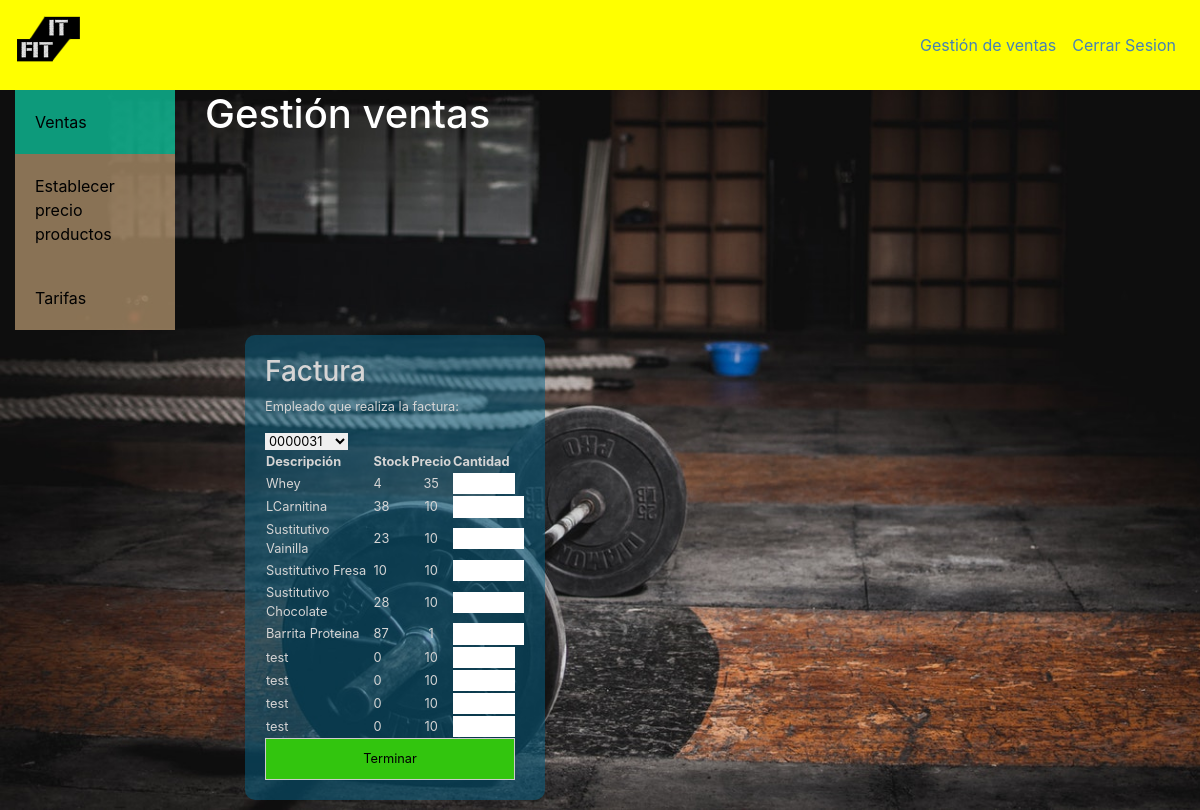
Page /Ventas/Ventas.php on the committed database.
### tables this page shows
CREATE TABLE `productos` (
  `IdProducto` int(11) NOT NULL,
  `Descripcion` varchar(30) DEFAULT NULL,
  `Cantidad` int(11) DEFAULT NULL,
  `Precio` float DEFAULT NULL
);

### Ventas/Ventas.php (the view, shortened to what this page needs)
<!DOCTYPE html>
<html>
    <head>
        <link rel="stylesheet" type="text/css" href="../styles/estilos.css">
        <link rel="stylesheet" type="text/css" href="../styles/form.css">
        <link rel="stylesheet" href="../styles/inicio.css">
        <link rel="stylesheet" href="https://stackpath.bootstrapcdn.com/bootstrap/4.4.1/css/bootstrap.min.css">
    </head>
    <body>
        <nav class="navbar sticky-top navbar-expand-lg navbar-dark header">
            <a href="../inicio.html" class="navbar-brand mr-auto">
                <img src="../img/Logo.png" alt="ITFit" width="64" height="64"/>
            </a>
            <span class="areagestion navbar-text">
                <ul class="navbar-nav">
                    <li class="nav-link">
                        <a class ="enlace" href="#">Gestión de ventas</a>
                    </li>
                    <li class="nav-link">
                        <a class ="enlace" href="../php/logout.php">Cerrar Sesion</a>
                    </li>
                </ul>
            </span>
        </nav>
        <div class="inicio container">
            <div class="row">
                <div class="vertical-menu col-lg-2 col-sm-3">
                    <a href="./Ventas.php" class="active">Ventas</a>
                    <a href="./precios.php">Establecer precio productos</a>
                    <a href="./tarifas.php">Tarifas</a>
                </div>
                <div class="col-lg-6 col-sm-6">
                    <h1>Gestión ventas</h1>
                </div>
            </div>
        </div>
        <div class="row">
            <div class="col-lg-8 col-sm-6">
                <form action="../php/Ventas/realizarVenta.php" method="post">
                    <h3>Factura</h3>
                    <p>Empleado que realiza la factura:</p>
                    <?php
                        $db = mysqli_connect(DB_SERVER,DB_USERNAME,DB_PASSWORD,DB_DATABASE) or die ("<h5>No puedo conectarme a la BD.</h5>");
                        $consulta = "SELECT idEmpleado FROM empleadostrabajan Order By idEmpleado" ;
                        $resultado = mysqli_query( $db, $consulta ) or die ( "Algo ha ido mal en la consulta a la base de datos");
                        echo "<select name=idEmpleado>";
                         while($fila = mysqli_fetch_array($resultado)){
                            echo "<option value=". $fila['idEmpleado'] .">" . $fila['idEmpleado'] . "</option>\n";
                        }
                        echo "</select>";
                        $consulta = "Select * from productos Order By IdProducto" ;
                        $resultado = mysqli_query( $db, $consulta ) or die ( "Algo ha ido mal en la consulta a la base de datos");
                        echo "<table borde='2'>";
                        echo "<tr>";
                        echo "<th>Descripción</th>";
                        echo "<th>Stock</th>";
                        echo "<th>Precio</th>";
                        echo "<th>Cantidad</th>";
                        echo "</tr>";
                        while($fila = mysqli_fetch_array($resultado)){
                            echo "<tr>";
                            echo "<td>" . $fila['Descripcion'] . "</td><td>" . $fila['Cantidad'] ."</td><td style=text-align:center>" . $fila['Precio'] . "</td><td><input name=" . $fila['IdProducto'] . " type=number min=0 max=".$fila['Cantidad']." size=20>"
                            . "</td>";
                            echo "</tr>";
                        }
                        echo "</table>";
                    ?>
                    <input type="submit" class="botton" value="Terminar">
                </form>
            </div>
        </div>
    </body>
</html>

### styles/estilos.css (style rules this page uses)
.vertical-menu { width: 200px; padding-bottom: 5px; }
.vertical-menu a { background-color: rgba(222, 184, 135, 0.596); color:black; display: block; padding: 20px; text-decoration: none; }
.vertical-menu a.active { background-color: rgba(14, 250, 199, 0.596); }

### styles/form.css (style rules this page uses)
form { position: relative; margin:0 auto; font-size: 0.8em; border-radius: 10px; color: rgb(214, 213, 213); width: 300px; padding:20px; background-color: rgba(7, 101, 138, 0.5); margin-bottom: 10px; }
input,select { border:0; }
.botton { border: solid 1px #ccc; width: 250px; padding:10px; background-color: rgba(51, 199, 14, 0.993); }

### styles/inicio.css (style rules this page uses)
nav.header { background-color: yellow; }
li.nav-link a.enlace { color: steelblue; }
body { background-image: url("../img/gimnasio.jpg"); background-color: powderblue; background-attachment: fixed; background-repeat: no-repeat; background-size: cover; }
div.inicio { padding-top: 10%; color: white; }
.inicio.container { margin-left: 0px; padding-top: 0px; }

### rows in the picture
productos: Descripcion "Whey", Cantidad "4", Precio "35"
productos: Descripcion "LCarnitina", Cantidad "38", Precio "10"
productos: Descripcion "Sustitutivo Vainilla", Cantidad "23", Precio "10"
productos: Descripcion "Sustitutivo Fresa", Cantidad "10", Precio "10"
productos: Descripcion "Sustitutivo Chocolate", Cantidad "28", Precio "10"
productos: Descripcion "Barrita Proteina", Cantidad "87", Precio "1"
productos: Descripcion "test", Cantidad "0", Precio "10"
productos: Descripcion "test", Cantidad "0", Precio "10"
productos: Descripcion "test", Cantidad "0", Precio "10"
productos: Descripcion "test", Cantidad "0", Precio "10"

### other values in the picture
form field idEmpleado "0000031"
